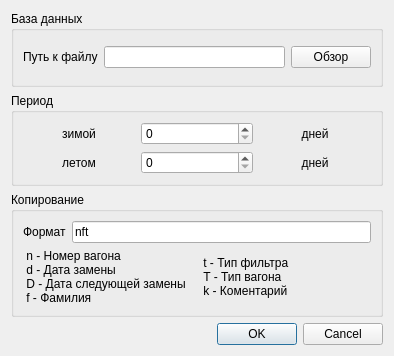
<?xml version="1.0" encoding="UTF-8"?>
<ui version="4.0">
 <class>SettingDialog</class>
 <widget class="QDialog" name="SettingDialog">
  <property name="geometry">
   <rect>
    <x>0</x>
    <y>0</y>
    <width>394</width>
    <height>356</height>
   </rect>
  </property>
  <property name="sizePolicy">
   <sizepolicy hsizetype="Fixed" vsizetype="Fixed">
    <horstretch>0</horstretch>
    <verstretch>0</verstretch>
   </sizepolicy>
  </property>
  <property name="windowTitle">
   <string>Настройки</string>
  </property>
  <property name="windowIcon">
   <iconset resource="../qfilter.qrc">
    <normaloff>:/inons/resources/settings.png</normaloff>:/inons/resources/settings.png</iconset>
  </property>
  <layout class="QVBoxLayout" name="verticalLayout">
   <item>
    <widget class="QGroupBox" name="groupBox_2">
     <property name="title">
      <string>База данных</string>
     </property>
     <layout class="QVBoxLayout" name="verticalLayout_3">
      <item>
       <layout class="QGridLayout" name="gridLayout_2">
        <item row="0" column="0">
         <widget class="QLabel" name="label">
          <property name="text">
           <string>Путь к файлу</string>
          </property>
         </widget>
        </item>
        <item row="0" column="1">
         <widget class="QLineEdit" name="dbPathEdit"/>
        </item>
        <item row="0" column="2">
         <widget class="QPushButton" name="viewButton">
          <property name="text">
           <string>Обзор</string>
          </property>
         </widget>
        </item>
       </layout>
      </item>
     </layout>
    </widget>
   </item>
   <item>
    <widget class="QGroupBox" name="groupBox">
     <property name="title">
      <string>Период</string>
     </property>
     <layout class="QVBoxLayout" name="verticalLayout_2">
      <item>
       <layout class="QGridLayout" name="gridLayout">
        <property name="sizeConstraint">
         <enum>QLayout::SetDefaultConstraint</enum>
        </property>
        <item row="1" column="0">
         <widget class="QLabel" name="summerLabel">
          <property name="text">
           <string>летом</string>
          </property>
          <property name="alignment">
           <set>Qt::AlignCenter</set>
          </property>
         </widget>
        </item>
        <item row="0" column="1">
         <widget class="QSpinBox" name="winterPeriodEdit"/>
        </item>
        <item row="0" column="0">
         <widget class="QLabel" name="winterLabel">
          <property name="text">
           <string>зимой</string>
          </property>
          <property name="alignment">
           <set>Qt::AlignCenter</set>
          </property>
         </widget>
        </item>
        <item row="1" column="1">
         <widget class="QSpinBox" name="summerPeriodEdit">
          <property name="buttonSymbols">
           <enum>QAbstractSpinBox::UpDownArrows</enum>
          </property>
          <property name="suffix">
           <string/>
          </property>
         </widget>
        </item>
        <item row="0" column="2">
         <widget class="QLabel" name="label_1">
          <property name="text">
           <string>дней</string>
          </property>
          <property name="alignment">
           <set>Qt::AlignCenter</set>
          </property>
         </widget>
        </item>
        <item row="1" column="2">
         <widget class="QLabel" name="label_2">
          <property name="text">
           <string>дней</string>
          </property>
          <property name="alignment">
           <set>Qt::AlignCenter</set>
          </property>
         </widget>
        </item>
       </layout>
      </item>
     </layout>
    </widget>
   </item>
   <item>
    <widget class="QGroupBox" name="groupBox_3">
     <property name="title">
      <string>Копирование</string>
     </property>
     <layout class="QVBoxLayout" name="verticalLayout_4">
      <item>
       <layout class="QHBoxLayout" name="horizontalLayout">
        <item>
         <widget class="QLabel" name="label_3">
          <property name="text">
           <string>Формат</string>
          </property>
         </widget>
        </item>
        <item>
         <widget class="QLineEdit" name="copyFormatEdit">
          <property name="text">
           <string>nft</string>
          </property>
         </widget>
        </item>
       </layout>
      </item>
      <item>
       <layout class="QHBoxLayout" name="horizontalLayout_2">
        <item>
         <widget class="QLabel" name="label_5">
          <property name="text">
           <string> n - Номер вагона
 d - Дата замены
 D - Дата следующей замены
 f - Фамилия</string>
          </property>
         </widget>
        </item>
        <item>
         <widget class="QLabel" name="label_4">
          <property name="text">
           <string> t - Тип фильтра
 T - Тип вагона
 k - Коментарий</string>
          </property>
         </widget>
        </item>
       </layout>
      </item>
     </layout>
    </widget>
   </item>
   <item>
    <widget class="QDialogButtonBox" name="buttonBox">
     <property name="orientation">
      <enum>Qt::Horizontal</enum>
     </property>
     <property name="standardButtons">
      <set>QDialogButtonBox::Cancel|QDialogButtonBox::Ok</set>
     </property>
    </widget>
   </item>
  </layout>
 </widget>
 <resources>
  <include location="../qfilter.qrc"/>
 </resources>
 <connections>
  <connection>
   <sender>buttonBox</sender>
   <signal>accepted()</signal>
   <receiver>SettingDialog</receiver>
   <slot>accept()</slot>
   <hints>
    <hint type="sourcelabel">
     <x>248</x>
     <y>254</y>
    </hint>
    <hint type="destinationlabel">
     <x>157</x>
     <y>274</y>
    </hint>
   </hints>
  </connection>
  <connection>
   <sender>buttonBox</sender>
   <signal>rejected()</signal>
   <receiver>SettingDialog</receiver>
   <slot>reject()</slot>
   <hints>
    <hint type="sourcelabel">
     <x>316</x>
     <y>260</y>
    </hint>
    <hint type="destinationlabel">
     <x>286</x>
     <y>274</y>
    </hint>
   </hints>
  </connection>
 </connections>
</ui>
